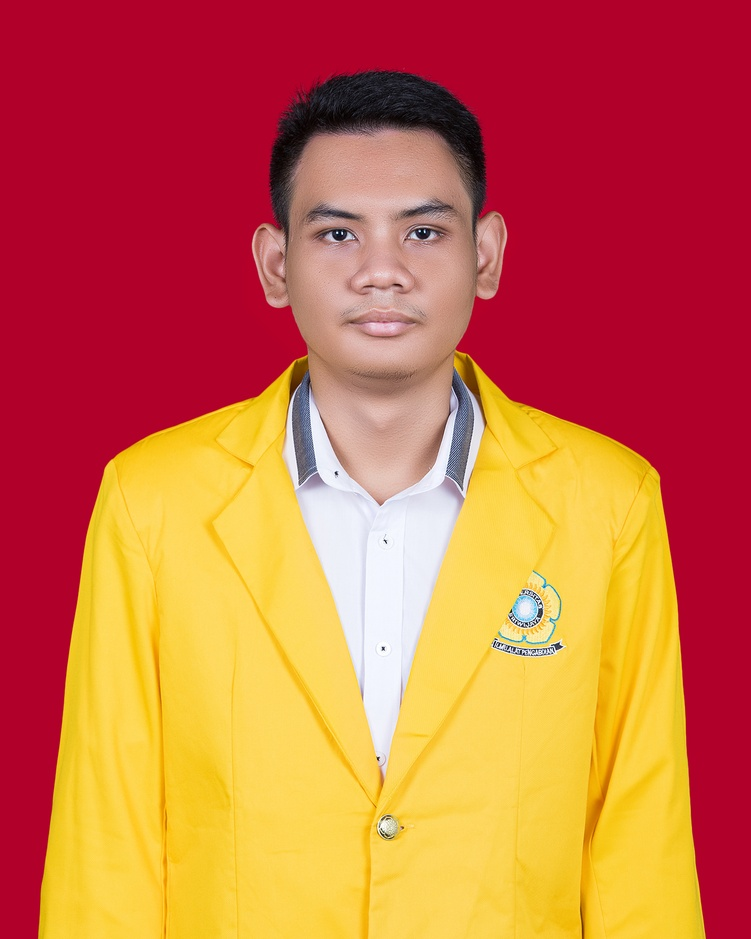
#> input picture tugas_pengpol/pengolahan_citra/kilat_8ok.jpg, 751 x 939 px, shrunk from 1307 x 1633 before the run
$ python wavelet.py
#> lines starting #> are read from the running program, lines starting #| are printed output that depends on the picture
import numpy as np
from PIL import Image
import matplotlib.pyplot as plt

# Load the image and convert it to grayscale
image_path = "../kilat_8ok.jpg"
img = Image.open(image_path).convert('L')  # Convert to grayscale
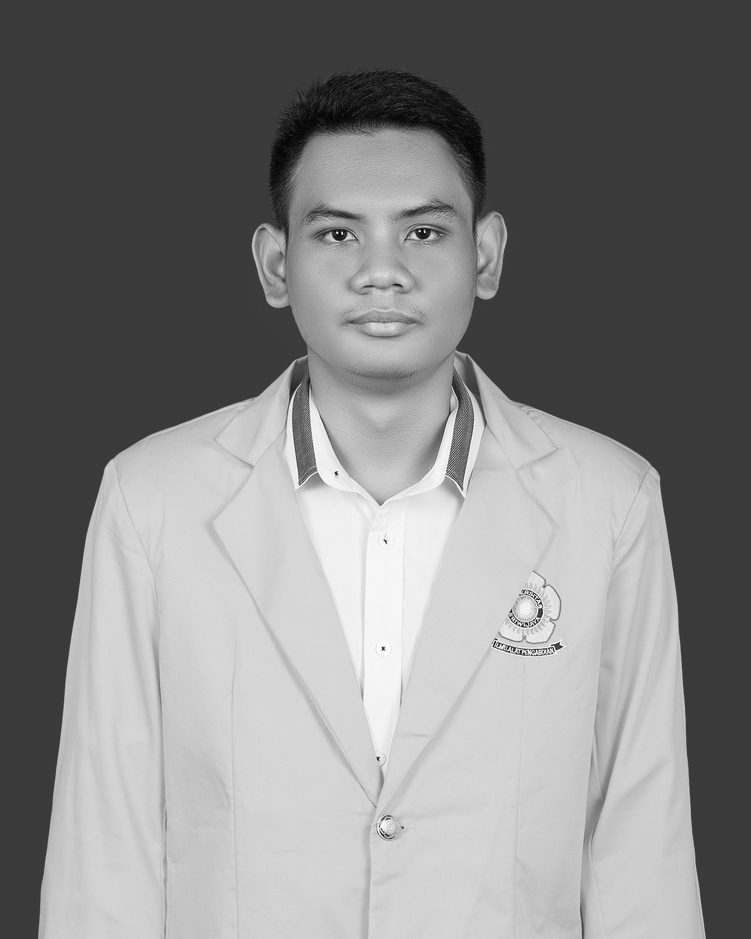
#> img: PIL image 751x939 L; min 0, max 255, mean 131.4
img_array = np.array(img)


# Pad image to ensure even dimensions for rows and columns
def pad_image(image):
    rows, cols = image.shape
#> rows = 939; cols = 751
    if rows % 2 != 0:
        image = np.pad(image, ((0, 1), (0, 0)), mode='constant')
    if cols % 2 != 0:
        image = np.pad(image, ((0, 0), (0, 1)), mode='constant')
#> image: shape (940, 752)
    return image


# Apply padding to the image
padded_img = pad_image(img_array)


def dwt_1d(signal):
    """
    Perform a 1D Haar wavelet transform on the input signal.
    """
    length = len(signal)
    approx = (signal[0:length:2] + signal[1:length:2]) / 2  # Averages
    detail = (signal[0:length:2] - signal[1:length:2]) / 2  # Differences
    return approx, detail


def dwt_2d(image):
    """
    Perform a 2D Haar wavelet transform on a 2D numpy array (image).
    """
    # Step 1: Apply 1D DWT on rows
    rows, cols = image.shape
#> rows = 940; cols = 752
    transformed_rows = np.zeros_like(image, dtype=float)

    for row in range(rows):
        approx, detail = dwt_1d(image[row, :])
        transformed_rows[row, 0:len(approx)] = approx
        transformed_rows[row, len(approx):len(approx) + len(detail)] = detail
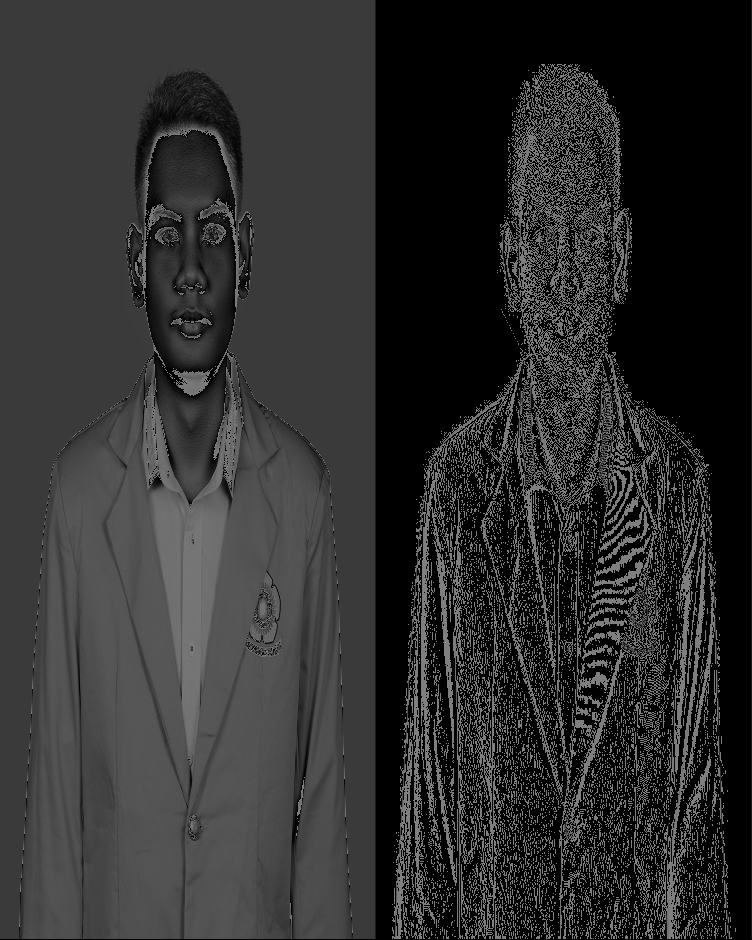
#> transformed_rows: shape (940, 752) float64; min 0, max 127.5, mean 46.3

    # Step 2: Apply 1D DWT on columns
    transformed_image = np.zeros_like(image, dtype=float)
    for col in range(cols):
        approx, detail = dwt_1d(transformed_rows[:, col])
        transformed_image[0:len(approx), col] = approx
        transformed_image[len(approx):len(approx) + len(detail), col] = detail
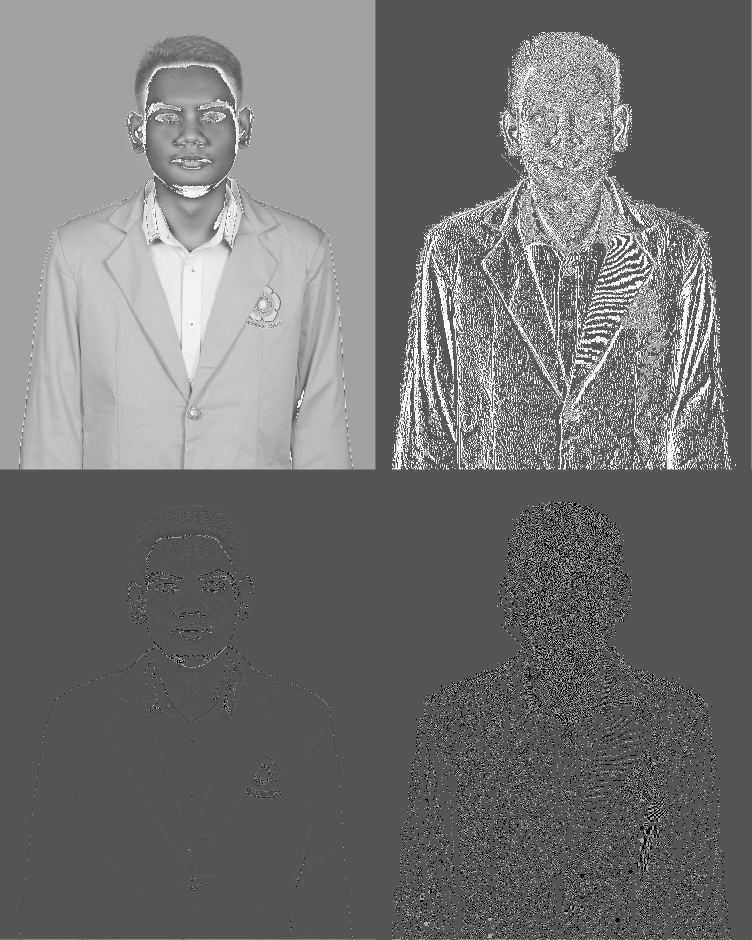
#> transformed_image: shape (940, 752) float64; min -63.75, max 127.5, mean 23.1; drawn with min black and max white

    # Extract cA (approx), cH (horizontal), cV (vertical), and cD (diagonal)
    cA = transformed_image[:rows // 2, :cols // 2]
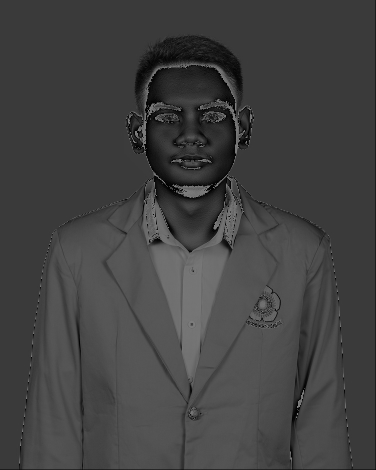
#> cA: shape (470, 376) float64; min 0, max 127.5, mean 65.8
    cH = transformed_image[:rows // 2, cols // 2:]
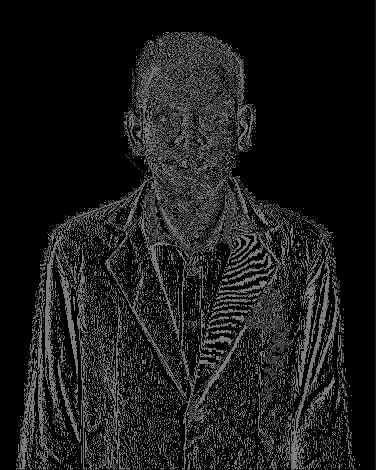
#> cH: shape (470, 376) float64; min 0, max 127.5, mean 26.8
    cV = transformed_image[rows // 2:, :cols // 2]
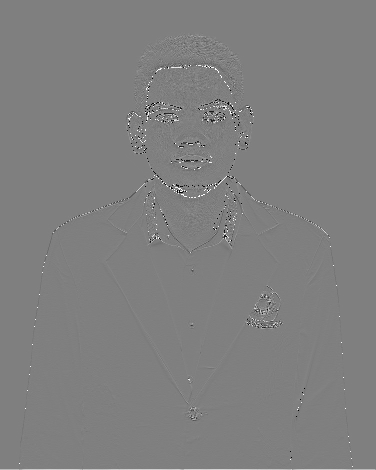
#> cV: shape (470, 376) float64; min -63.75, max 63.75, mean 0.1; drawn with min black and max white
    cD = transformed_image[rows // 2:, cols // 2:]
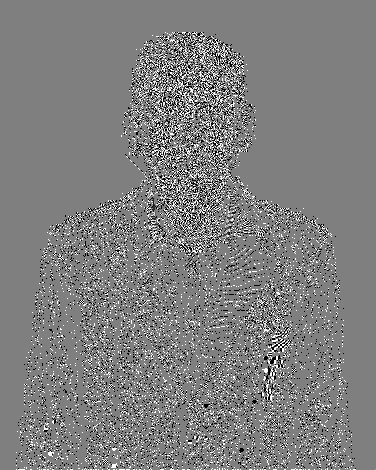
#> cD: shape (470, 376) float64; min -63.75, max 63.75, mean 0; drawn with min black and max white

    return cA, cH, cV, cD


# Perform the 2D DWT on the padded image manually
cA, cH, cV, cD = dwt_2d(padded_img)

# Plot the results
plt.figure(figsize=(12, 8))

# Approximation (cA)
plt.subplot(2, 2, 1)
plt.imshow(cA, cmap='gray')
plt.title('Approximation Coefficients (cA)')
plt.axis('off')

# Horizontal Detail (cH)
plt.subplot(2, 2, 2)
plt.imshow(cH, cmap='gray')
plt.title('Horizontal Coefficients (cH)')
plt.axis('off')

# Vertical Detail (cV)
plt.subplot(2, 2, 3)
plt.imshow(cV, cmap='gray')
plt.title('Vertical Coefficients (cV)')
plt.axis('off')

# Diagonal Detail (cD)
plt.subplot(2, 2, 4)
plt.imshow(cD, cmap='gray')
plt.title('Diagonal Coefficients (cD)')
plt.axis('off')

plt.tight_layout()
plt.show()
